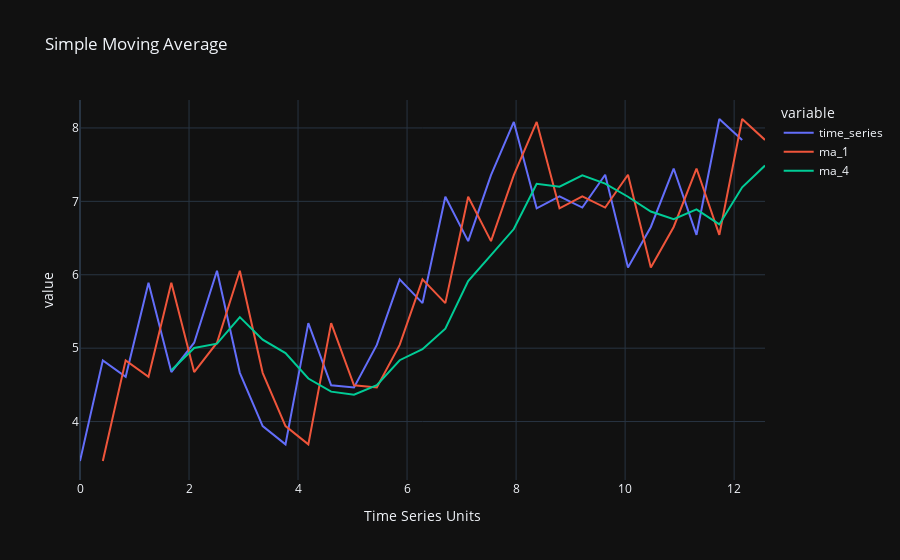

The notebook cell saved with this chart:
### Code cell
df = simulate_data.pandas_time_series()

ts = df['time_series'].to_numpy()
for n in (1, 4):
    df[f'ma_{n}'] = simple(ts=ts, n=n)

fig = df.plot(
    backend='plotly',
    title=f'Simple Moving Average',
)

fig.update_layout(template="plotly_dark",)

### Figure 1 — Plotly figure (JSON) as saved in the notebook; plotly's stock layout.template omitted (floating-point values rounded to 4 significant figures)
{"data": [{"hovertemplate": "variable=time_series<br>Time Series Units=%{x}<br>value=%{y}<extra></extra>", "legendgroup": "time_series", "line": {"color": "#636efa", "dash": "solid"}, "marker": {"symbol": "circle"}, "mode": "lines", "name": "time_series", "orientation": "v", "showlegend": true, "type": "scatter", "x": [0, 0.4189, 0.8378, 1.257, 1.676, 2.094, 2.513, 2.932, 3.351, 3.77, 4.189, 4.608, 5.027, 5.445, 5.864, 6.283, 6.702, 7.121, 7.54, 7.959, 8.378, 8.796, 9.215, 9.634, 10.05, 10.47, 10.89, 11.31, 11.73, 12.15, 12.57], "xaxis": "x", "y": [3.463, 4.834, 4.609, 5.89, 4.674, 5.074, 6.054, 4.664, 3.938, 3.689, 5.341, 4.494, 4.464, 5.044, 5.937, 5.614, 7.062, 6.458, 7.357, 8.082, 6.905, 7.069, 6.915, 7.362, 6.099, 6.651, 7.447, 6.544, 8.122, 7.836, null], "yaxis": "y"}, {"hovertemplate": "variable=ma_1<br>Time Series Units=%{x}<br>value=%{y}<extra></extra>", "legendgroup": "ma_1", "line": {"color": "#EF553B", "dash": "solid"}, "marker": {"symbol": "circle"}, "mode": "lines", "name": "ma_1", "orientation": "v", "showlegend": true, "type": "scatter", "x": [0, 0.4189, 0.8378, 1.257, 1.676, 2.094, 2.513, 2.932, 3.351, 3.77, 4.189, 4.608, 5.027, 5.445, 5.864, 6.283, 6.702, 7.121, 7.54, 7.959, 8.378, 8.796, 9.215, 9.634, 10.05, 10.47, 10.89, 11.31, 11.73, 12.15, 12.57], "xaxis": "x", "y": [null, 3.463, 4.834, 4.609, 5.89, 4.674, 5.074, 6.054, 4.664, 3.938, 3.689, 5.341, 4.494, 4.464, 5.044, 5.937, 5.614, 7.062, 6.458, 7.357, 8.082, 6.905, 7.069, 6.915, 7.362, 6.099, 6.651, 7.447, 6.544, 8.122, 7.836], "yaxis": "y"}, {"hovertemplate": "variable=ma_4<br>Time Series Units=%{x}<br>value=%{y}<extra></extra>", "legendgroup": "ma_4", "line": {"color": "#00cc96", "dash": "solid"}, "marker": {"symbol": "circle"}, "mode": "lines", "name": "ma_4", "orientation": "v", "showlegend": true, "type": "scatter", "x": [0, 0.4189, 0.8378, 1.257, 1.676, 2.094, 2.513, 2.932, 3.351, 3.77, 4.189, 4.608, 5.027, 5.445, 5.864, 6.283, 6.702, 7.121, 7.54, 7.959, 8.378, 8.796, 9.215, 9.634, 10.05, 10.47, 10.89, 11.31, 11.73, 12.15, 12.57], "xaxis": "x", "y": [null, null, null, null, 4.699, 5.002, 5.062, 5.423, 5.117, 4.933, 4.586, 4.408, 4.365, 4.497, 4.836, 4.985, 5.265, 5.914, 6.268, 6.623, 7.24, 7.2, 7.353, 7.243, 7.063, 6.861, 6.757, 6.89, 6.685, 7.191, 7.487], "yaxis": "y"}], "layout": {"autosize": true, "legend": {"title": {"text": "variable"}, "tracegroupgap": 0}, "title": {"text": "Simple Moving Average"}, "xaxis": {"anchor": "y", "autorange": true, "domain": [0, 1], "range": [0, 12.57], "title": {"text": "Time Series Units"}, "type": "linear"}, "yaxis": {"anchor": "x", "autorange": true, "domain": [0, 1], "range": [3.204, 8.381], "title": {"text": "value"}, "type": "linear"}}}
